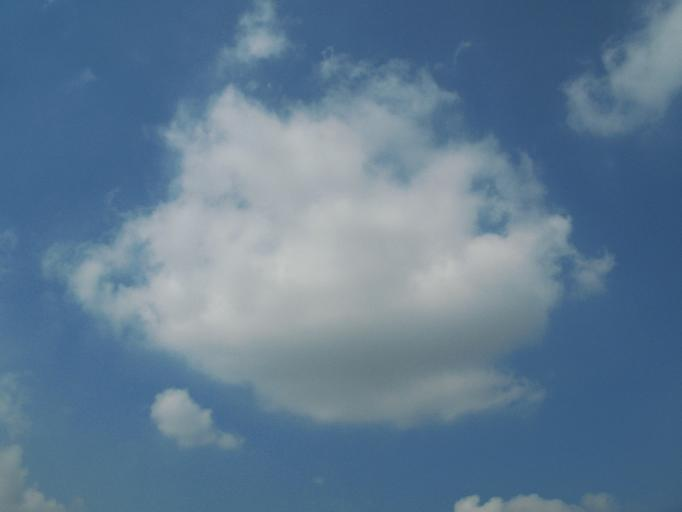
#> input picture vision/data/B10.jpg, 682 x 512 px
$ python prepare_yolo_dataset.py --mask-dir data --image-dir data --out-dir out
#> lines starting #> are read from the running program, lines starting #| are printed output that depends on the picture; after the words box and inside, x2 and y2 are one past the last pixel; in counts of white or black regions, pixels touching at a corner belong together
# -*- coding: utf-8 -*-
"""
vision/prepare_yolo_dataset.py —— 把云掩膜(CLM)转成 YOLOv5 训练数据

用途：YOLOv5 训练需要"图像 + 云的 bounding box 标注"。
     FY-4A 的 CLM（云检测）产品已经标好"哪里是云"，本脚本把云掩膜转成
     YOLO 格式的框（class_id cx cy w h，归一化 0~1），并组织成 YOLOv5 数据集结构。

流程：
  1. 读云掩膜（支持 PNG/TIF 图像，或原始 HDF 用 h5py 读）
  2. 找连通域（云团）→ 每个云团一个 bounding box
  3. 写 YOLO txt 标注
  4. 组织成 YOLOv5 的 images/labels + data.yaml

用法：
  python vision/prepare_yolo_dataset.py \
      --mask-dir /path/to/masks --image-dir /path/to/images --out-dir /path/to/dataset
"""
import os
import argparse
import glob

import numpy as np
import cv2
from PIL import Image

import matplotlib
matplotlib.use("Agg")
import matplotlib.pyplot as plt

plt.rcParams["font.sans-serif"] = ["Microsoft YaHei", "SimHei", "DejaVu Sans"]
plt.rcParams["axes.unicode_minus"] = False

CLASS_NAME = "cloud"          # 单一类别：云


def read_mask(path):
    """读云掩膜。支持 PNG/JPG/TIF（0=晴空，>0=云）；HDF 用 h5py（可选）。"""
#> called with path = 'data/B10.jpg'
    if path.lower().endswith((".hdf", ".h5", ".nc", ".hdf5")):
        try:
            import h5py
            with h5py.File(path, "r") as f:
                # CLM 数据的具体字段名因版本而异，这里打印并取第一个 2D 数组
                def find_2d(name, obj):
                    return name if (hasattr(obj, "shape") and len(obj.shape) == 2) else None
                keys = []
                f.visititems(lambda n, o: keys.append(n) if find_2d(n, o) else None)
                if not keys:
                    raise ValueError("HDF 里没有 2D 数组，请先确认 CLM 字段名")
                arr = f[keys[0]][:]
                print("  读 HDF 字段 {}，形状 {}".format(keys[0], arr.shape))
                return arr
        except ImportError:
            raise SystemExit("读 HDF 需要 h5py：pip install h5py")
    # 普通图像：转灰度，>0 视为云
    img = np.array(Image.open(path).convert("L"))
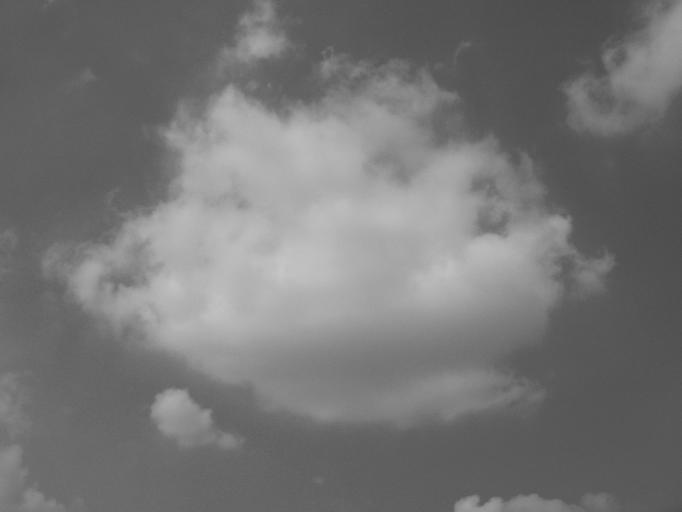
#> img: shape (512, 682); min 75, max 198, mean 117.3
    return (img > 10).astype(np.uint8)   # 灰度阈值，云掩膜里非零即云
#> returned value: shape (512, 682); every value is 1


def mask_to_yolo_boxes(mask, min_area=100):
    """云掩膜 -> YOLO 框列表 [(cx, cy, w, h), ...]，归一化 0~1。"""
#> called with min_area = 100
    mask_bin = (mask > 0).astype(np.uint8)
    contours, _ = cv2.findContours(mask_bin, cv2.RETR_EXTERNAL, cv2.CHAIN_APPROX_SIMPLE)
#> contours = [[[0, 0], [0, 511], [681, 511], [681, 0]]]
    H, W = mask_bin.shape
#> H = 512; W = 682
    boxes = []
    for c in contours:
        if cv2.contourArea(c) < min_area:     # 过滤太小的噪点
            continue
        x, y, w, h = cv2.boundingRect(c)
        boxes.append(((x + w / 2.0) / W, (y + h / 2.0) / H, w / W, h / H))
#> this loop made 1 pass
#> (c, x, y, w, h) on pass 1: ([[0, 0], [0, 511], [681, 511], [681, 0]], 0, 0, 682, 512)
#> after the loop, boxes = [(0.5, 0.5, 1, 1)]
    return boxes


def write_yolo_label(boxes, out_path, class_id=0):
    with open(out_path, "w") as f:
        for cx, cy, bw, bh in boxes:
            f.write("{} {:.6f} {:.6f} {:.6f} {:.6f}\n".format(class_id, cx, cy, bw, bh))


def main():
    ap = argparse.ArgumentParser(description="云掩膜 -> YOLOv5 数据集")
    ap.add_argument("--mask-dir", required=True, help="云掩膜所在目录")
    ap.add_argument("--image-dir", required=True, help="对应云图所在目录（文件名需一致）")
    ap.add_argument("--out-dir", required=True, help="输出 YOLOv5 数据集目录")
    ap.add_argument("--val-ratio", type=float, default=0.2, help="验证集比例")
    args = ap.parse_args()

    mask_paths = sorted(glob.glob(os.path.join(args.mask_dir, "*")))
    if not mask_paths:
        raise SystemExit("mask 目录为空：" + args.mask_dir)

    # 划分 train / val
    n_val = max(1, int(len(mask_paths) * args.val_ratio))
    val_paths = mask_paths[-n_val:]
    train_paths = mask_paths[:-n_val]

    # 输出目录结构
    for split, paths in [("train", train_paths), ("val", val_paths)]:
        img_out = os.path.join(args.out_dir, "images", split)
        lbl_out = os.path.join(args.out_dir, "labels", split)
        os.makedirs(img_out, exist_ok=True)
        os.makedirs(lbl_out, exist_ok=True)

        for mp in paths:
            name = os.path.splitext(os.path.basename(mp))[0]
            mask = read_mask(mp)
            boxes = mask_to_yolo_boxes(mask)
#> boxes = [(0.5, 0.5, 1, 1)]
            write_yolo_label(boxes, os.path.join(lbl_out, name + ".txt"))
#> the loop in write_yolo_label, `for cx, cy, bw, bh in boxes:` made 1 pass

            # 拷贝对应图像（文件名一致）
            img_src = None
            for ext in (".png", ".jpg", ".jpeg", ".tif", ".tiff"):
                cand = os.path.join(args.image_dir, name + ext)
                if os.path.exists(cand):
                    img_src = cand
                    break
            if img_src:
                import shutil
                shutil.copy(img_src, os.path.join(img_out, os.path.basename(img_src)))
            else:
                print("  [警告] 没找到对应图像：{}".format(name))

        print("  [{}] {} 张".format(split, len(paths)))
#> pass 2 of the loop in main, `for split, paths in [("train", train_paths), ("val", val_paths)]:`:
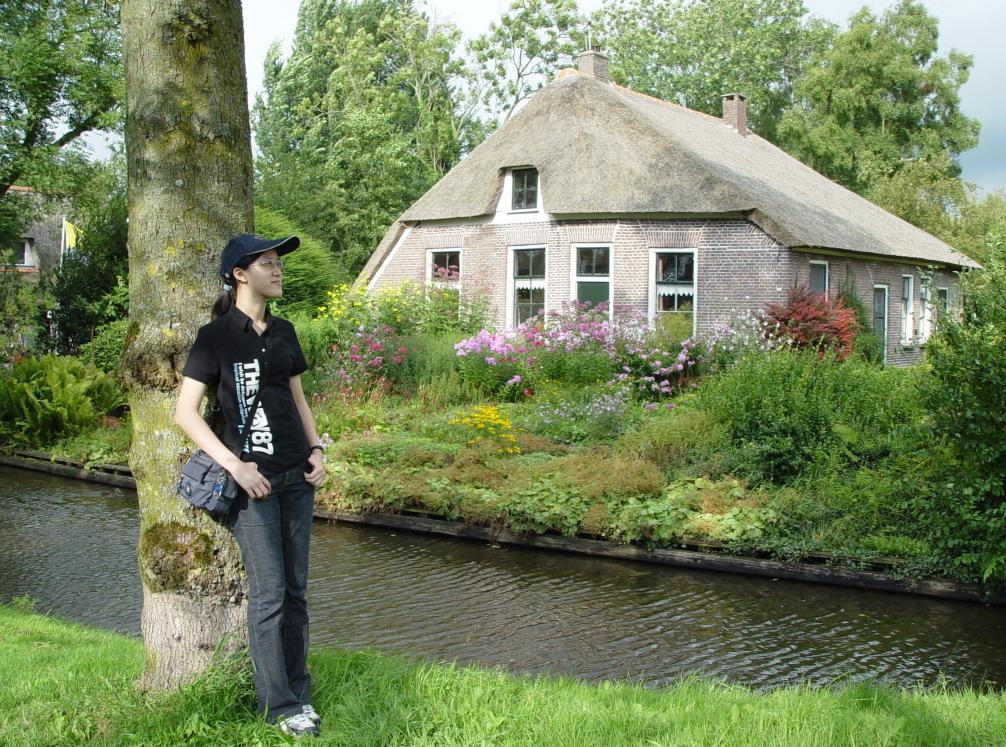
#> input picture vision/data/outdoor_small.jpg, 1006 x 747 px
#> in read_mask (call 2), `img = np.array(Image.open(path).convert("L"))`:
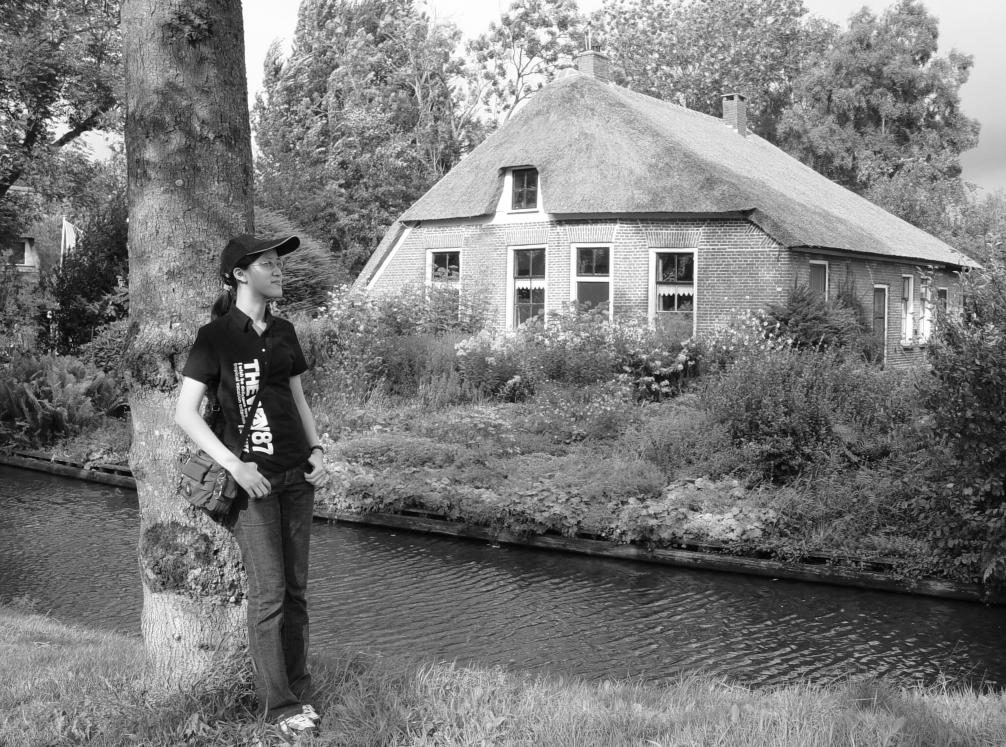
#> img: shape (747, 1006); min 0, max 255, mean 122.3
#> in read_mask (call 2), `return (img > 10).astype(np.uint8)`:
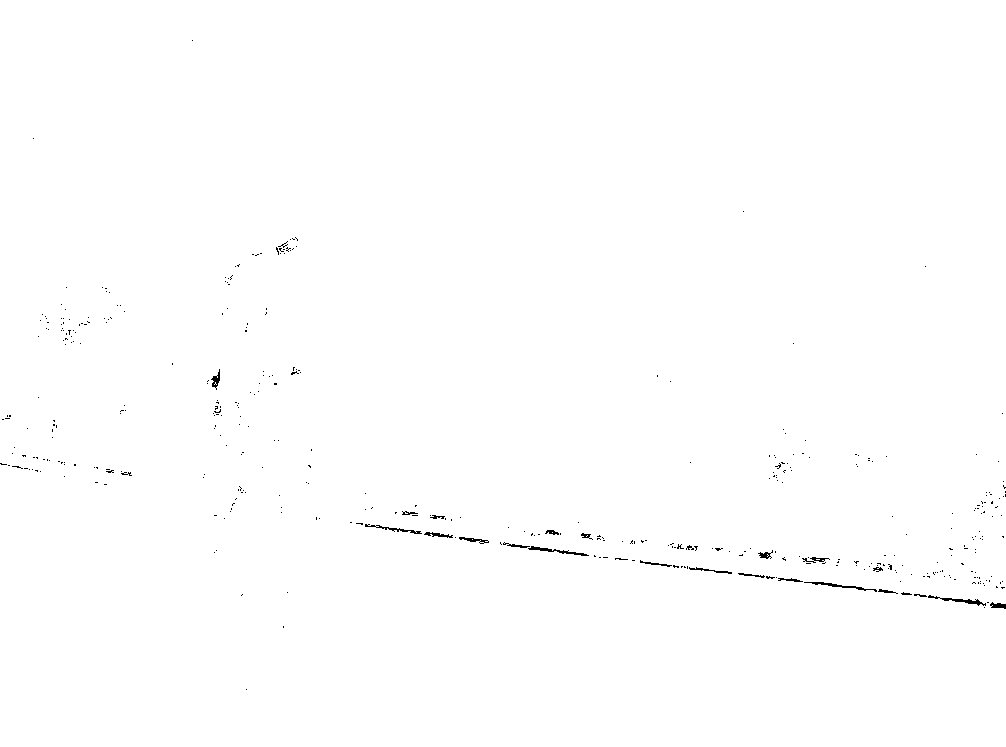
#> returned value: shape (747, 1006); values 0 (black) and 1 (white), 99.7% white; black in thin lines or dots, all inside (x1, y1, x2, y2) = (0, 40, 1006, 690)
#> contours = 1 contour; box (x1, y1, x2, y2) and area: (0, 0, 1006, 747) 749621
#> the loop in mask_to_yolo_boxes (call 2), `for c in contours:` made 1 pass
#> the loop in write_yolo_label (call 2), `for cx, cy, bw, bh in boxes:` made 1 pass

    # 写 data.yaml
    yaml_path = os.path.join(args.out_dir, "data.yaml")
    with open(yaml_path, "w", encoding="utf-8") as f:
        f.write("# YOLOv5 云检测数据集\n")
        f.write("path: {}\n".format(os.path.abspath(args.out_dir)))
        f.write("train: images/train\n")
        f.write("val: images/val\n")
        f.write("nc: 1\n")
        f.write("names: ['{}']\n".format(CLASS_NAME))
    print("\n数据集已生成 -> " + args.out_dir)
    print("data.yaml -> " + yaml_path)
    print("\n接下来在你的 YOLOv5 目录训练：")
    print("  python train.py --data {} --weights yolov5s.pt --epochs 100 --img 640 --batch 16".format(
        yaml_path))


if __name__ == "__main__":
    main()
